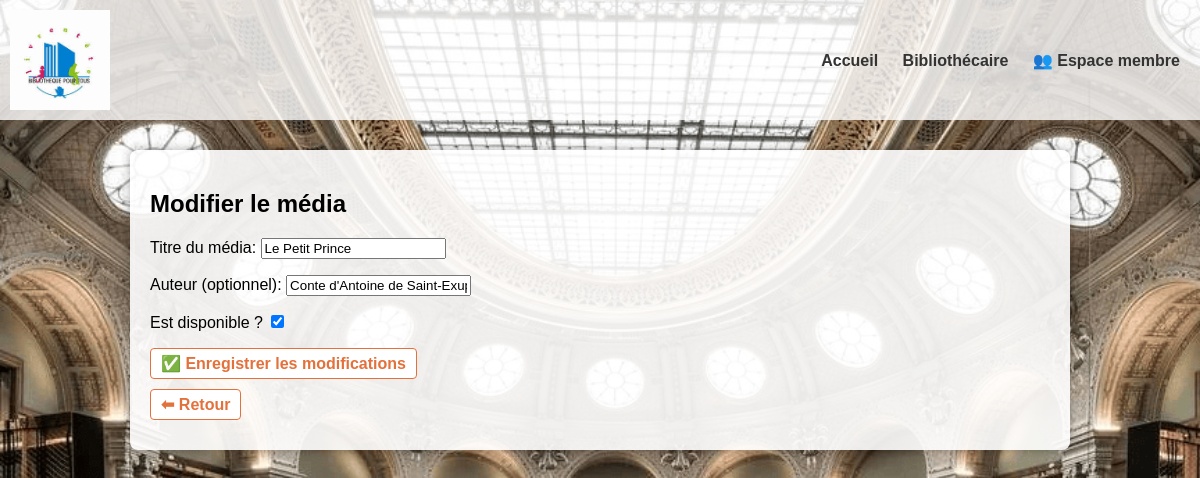
The app's page /bibliothecaire/media/modifier/9/, older data.
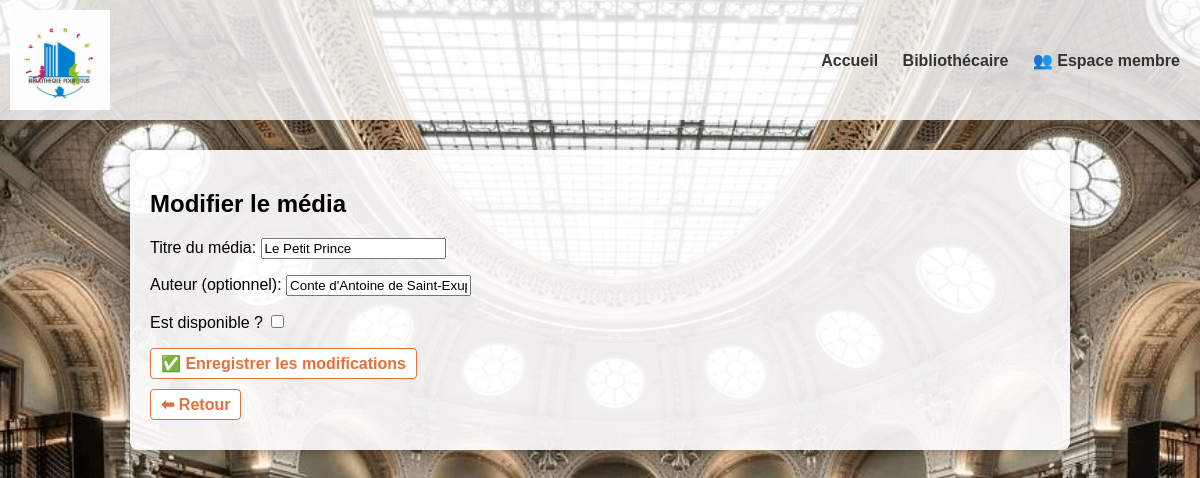
The same page, newer data.
### gestion_bibliothecaire/models.py (models this page shows, shortened)
class Media(models.Model):
    TYPE_CHOICES = [
        ('livre', 'Livre'),
        ('dvd', 'DVD'),
        ('cd', 'CD'),
        ('jeu', 'Jeu de plateau'),
    ]
    titre = models.CharField(max_length=100)
    type = models.CharField(max_length=10, choices=TYPE_CHOICES)
    auteur = models.CharField(max_length=100, blank=True, null=True)
    disponible = models.BooleanField(default=True)

### gestion_bibliothecaire/views.py (the view)
# urls.py: path('media/modifier/<int:media_id>/', views.modifier_media, name='modifier_media'),
def modifier_media(request, media_id):
    media = get_object_or_404(Media, id=media_id)
    if request.method == 'POST':
        form = MediaForm(request.POST, instance=media)
        if form.is_valid():
            form.save()
            return redirect('liste_emprunts')  # ou liste_livres / liste_cd / liste_dvd selon le type
    else:
        form = MediaForm(instance=media)
    return render(request, 'gestion_bibliothecaire/modifier_media.html', {'form': form, 'media': media})

### gestion_bibliothecaire/forms.py
class MediaForm(forms.ModelForm):
    class Meta:
        model = Media
        fields = ['titre', 'type', 'auteur', 'disponible']

### gestion_bibliothecaire/templates/gestion_bibliothecaire/modifier_media.html (shortened to what this page needs)
<!DOCTYPE html>
<html lang="fr">
<head>
</head>
<body>
  {% extends 'base.html' %}
    {% block content %}
    <h2>Modifier le média</h2>
    <form method="post">
        {{ form.as_p }}
        <button type="submit" class="btn-orange">✅ Enregistrer les modifications</button>
    </form>
    <a href="{% url 'liste_emprunts' %}" class="btn-orange">⬅ Retour</a>
  {% endblock %}

Row changes from the older to the newer data that the page shows:
changed Media "Le Petit Prince": disponible "☑" → "☐"
